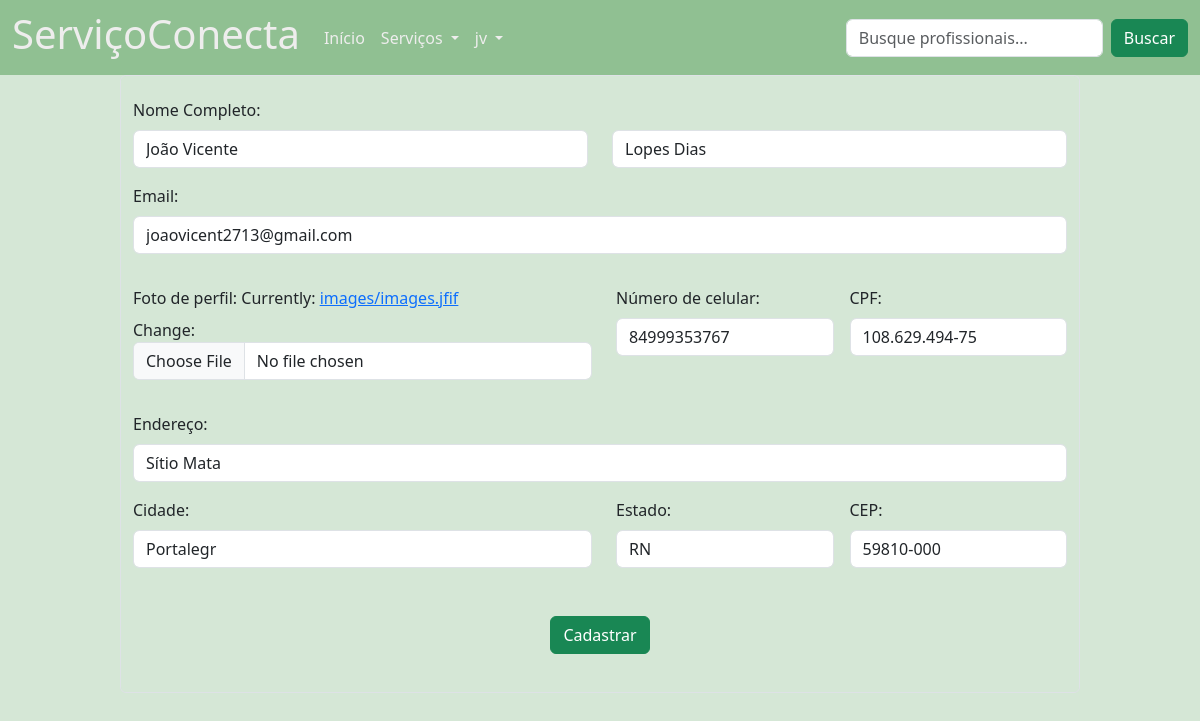
Screenshot of /perfil_cliente/editar/1/ (signed in) with the database file from the repository.
### servicos/models.py (models this page shows, shortened)
class Cliente(models.Model):
    nome = models.CharField(max_length=100)
    sobrenome = models.CharField(max_length=100)
    email = models.EmailField()
    foto_perfil = models.ImageField(upload_to='images')
    celular = models.CharField(max_length=11)
    cpf = models.CharField(max_length=14)
    endereco = models.CharField(max_length=200)
    estado = models.CharField(max_length=2, choices=ESTADOS)
    cep = models.CharField(max_length=9)
    cidade = models.CharField(max_length=150, default='')
    usuario = models.ForeignKey(User,on_delete=models.CASCADE, null=True,blank=True)

### servicos/views.py (the view)
# urls.py: path('perfil_cliente/editar/<int:id>/',editar_cliente, name='editar_cliente'),
def editar_cliente(request,id):
    cliente = get_object_or_404(Cliente,id=id)
    if request.method == 'POST':
        form = ClienteForm(request.POST,request.FILES,instance=cliente)
        if form.is_valid():
            form.save()
            return redirect('perfil_cliente')
    else:
        form = ClienteForm(instance=cliente)
    return render(request,'perfis/cliente_form.html',{'form':form})

### servicos/form.py
class ClienteForm(ModelForm):
    class Meta:
        model = Cliente
        fields = '__all__'
        widgets = {
            'nome' : forms.TextInput(attrs={'class': 'form-control' }),
            'sobrenome' : forms.TextInput(attrs={'class': 'form-control' }),
            'email' : forms.EmailInput(attrs={'class': 'form-control' }),
            'celular' : forms.TextInput(attrs={'class': 'form-control' }),
            'foto_perfil': forms.ClearableFileInput(attrs={'class': 'form-control' }),
            'cpf' : forms.TextInput(attrs={'class': 'form-control' }),
            'endereco' : forms.TextInput(attrs={'class': 'form-control' }),
            'cep' : forms.TextInput(attrs={'class': 'form-control' }),
            'cidade' : forms.TextInput(attrs={'class': 'form-control' }),
            'estado' : forms.Select(attrs={'class': 'form-control'}),
        }

### servicos/Templates/perfis/cliente_form.html (shortened to what this page needs)
{% extends 'servicos/base.html' %}
  {% block content %}
    {% load static %}
      <div class="form-control form_custom" >
        <form method="post" enctype="multipart/form-data">
          <div class="row form_organization">
            <label for="exampleInputEmail1" class="form-label">Nome Completo:</label>
            <div class="col">
             {{ form.nome }}
            </div>
            <div class="col">
              {{ form.sobrenome }}
            </div>
          </div>
          <div class="mb-3 form_organization">
            <label for="exampleInputEmail1" class="form-label">Email:</label>
            {{ form.email }}
          </div>
          <div class="flex">
            <div class="mb-3 form_organization foto_form">
              <label for="formFile" class="form-label">Foto de perfil:</label>
              {{ form.foto_perfil }}
            </div>
            <div class="mb-3 form_organization celular_form">
              <label for="formGroupExampleInput" class="form-label">Número de celular:</label>
              {{ form.celular }}
            </div>
            <div class="mb-3 form_organization cpf_form">
              <label for="exampleInputEmail1" class="form-label ">CPF:</label>
              {{ form.cpf }}
            </div>
          </div>
          <div class="col-12 form_organization">
            <label for="inputAddress" class="form-label">Endereço:</label>
            {{ form.endereco }}
          </div>
          <div class="flex">
            <div class="col-md-6 form_organization cidade_form">
              <label for="inputCity" class="form-label">Cidade:</label>
              {{ form.cidade }}
            </div>
            <div class="col-md-4 form_organization estado_form">
              <label for="inputState" class="form-label">Estado:</label>
              {{ form.estado }}
            </div>
            <div class="col-md-2 form_organization cep_form">
              <label for="inputZip" class="form-label">CEP:</label>
              {{ form.cep }}
            </div>
          </div>
          <div class=" flex centralizar form_organization" style="margin: 2rem 0 2rem 0;">
            <button type="submit" class="btn btn-success">Cadastrar</button>
          </div>
  {% endblock %}

### servicos/Templates/servicos/base.html (shortened to what this page needs)
<!DOCTYPE html>
{% load static %}
<html lang="en">
<head>
    <link rel="stylesheet" href="{% static 'servicos/css/Style.css' %}">
    <link href="https://cdn.jsdelivr.net/npm/bootstrap@5.3.2/dist/css/bootstrap.min.css" rel="stylesheet">
</head>
<body>
    <nav class="navbar navbar-expand-lg" style="background-color: rgb(144, 192, 146);">
        <div class="container-fluid">
          <h1 class="navbar_custom" href="#">ServiçoConecta</h1>
          <div class="collapse navbar-collapse" id="navbarSupportedContent">
            <ul class="navbar-nav me-auto mb-2 mb-lg-0">
              <li class="nav-item">
                <a class="nav-link active" aria-current="page" href="{% url 'index' %}" style="color:rgb(238, 237, 237);">Início</a>
              </li>
              <li class="nav-item dropdown">
                <a style="color: rgb(238, 237, 237);" class="nav-link dropdown-toggle" href="#" role="button" data-bs-toggle="dropdown" aria-expanded="false">
                  Serviços
                </a>
              </li>
              <li class="nav-item dropdown">
                <a style="color: rgb(238, 237, 237);" class="nav-link dropdown-toggle" href="" role="button" data-bs-toggle="dropdown" aria-expanded="false">
                  {{ user.username }}
                </a>
              </li>
            </ul>
            <form class="d-flex" role="search">
              <input class="form-control me-2" type="search" placeholder="Busque profissionais..." aria-label="Search">
              <button class="btn btn-success" type="submit">Buscar</button>
            </form>
          </div>
        </div>
    </nav>
    <main>
        {% block content %}
        {% endblock %}
    </main>
</body>
</html>

### static/servicos/css/Style.css (style rules this page uses)
main { width: 100%; }
.flex { display: flex; }
.centralizar { align-items: center; justify-content: center; }
.navbar_custom { margin-right: 1rem; padding: 0.1rem 0 0.1rem 0; color: rgb(238, 237, 237); }
html, body { background-color: rgb(213, 231, 214) !important; height: 100%; font-family: "Numans", sans-serif; }
.form_custom { background-color: rgb(213, 231, 214) !important; width: 80% !important; margin-left: 10%; }
.form_organization { padding-top: 1rem; }
.cidade_form, .foto_form, .senha1_form, .senha2_form { width: 50% !important; }
.cidade_form, .foto_form, .senha1_form { padding-right: 0.5rem; }
.estado_form, .cep_form, .celular_form, .cpf_form { width: 25% !important; padding-left: 1rem ; }

### rows the page displays
Cliente: nome "João Vicente", sobrenome "Lopes Dias", email "joaovicent2713@gmail.com", celular "84999353767", cpf "108.629.494-75", endereco "Sítio Mata", cidade "Portalegr", estado "RN", cep "59810-000"

### other values shown
{{ user.username }} "jv"
